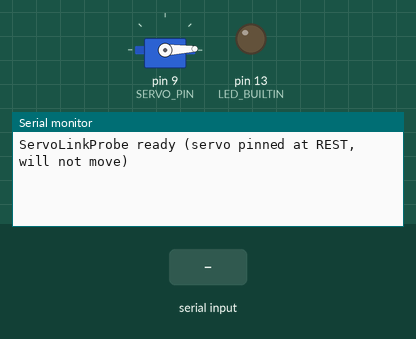
This sketch was run on a simulated Arduino Nano, built with avr-gcc and run on an emulated ATmega328P. On the bench: servo, output pins drawn as LEDs (lit = HIGH), the last lines printed to the serial monitor. The test bench sets the inputs (shaded band).

Above: at 1.2 s.
1.3 s: "e90\n" received over Serial
At 1.7 s:
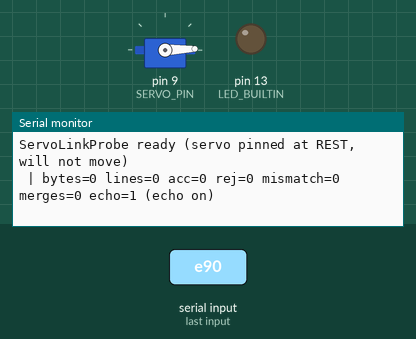
2.8 s: byte 113 ('q') received over Serial
At 4.0 s:
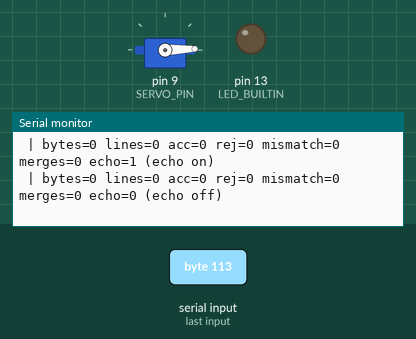
4.3 s: byte 114 ('r') received over Serial
At 5.2 s:
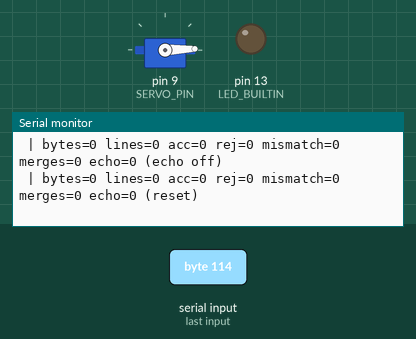
5.8 s: "90,45\n" received over the second serial link
At 6.3 s:
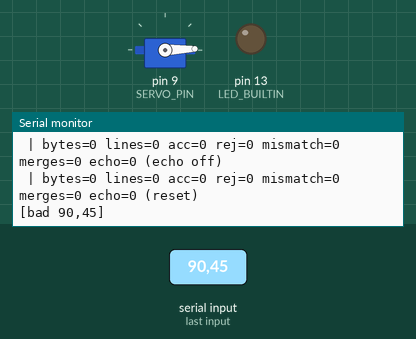
7.3 s: "0\n" received over the second serial link
At 8.5 s:
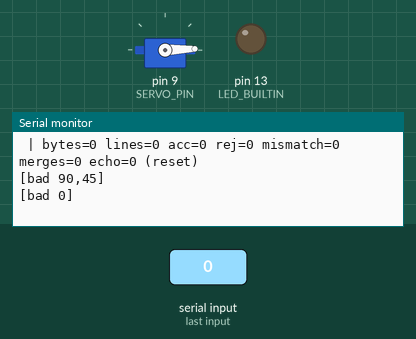
8.8 s: "e90\n" received over the second serial link
At 9.8 s:
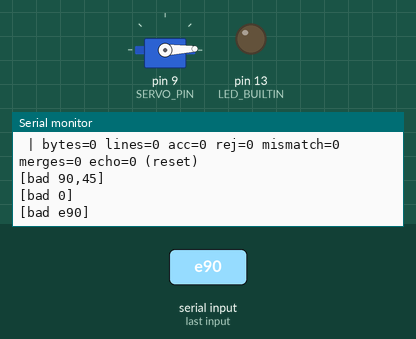

The sketch:

ServoLinkProbe.ino
```cpp
// ServoLinkProbe — instrumented stand-in for ServoNano.ino, used to measure the
// error rate of the bit-banged RP2040 D9 -> Nano D2 software UART.
//
// MOTION SAFETY: the servo is attached and pinned at REST for the whole run and
// is NEVER commanded anywhere else, whatever arrives on the link. Nothing moves.
//
// It parses lines with the EXACT logic of ServoNano.ino (String accumulate,
// trim(), toInt() truncated to int, 544..2400 range check) so any value this
// sketch reports as "accepted" is a value the real sketch would have written to
// the servo. It then compares against the expected cyclic pattern that
// ServoTxStress sends, and reports every deviation with the raw bytes.
//
// The byte echo (Serial.write(c) per received byte, as ServoNano.ino does) is a
// suspect in its own right: it makes the hardware UART's UDRE interrupt fire in
// phase with the incoming byte stream, right where SoftwareSerial re-arms its
// pin-change mask. Send 'e' / 'q' over USB serial to enable/disable the echo
// mid-run and compare error rates.

#include <Servo.h>
#include <SoftwareSerial.h>

#define SERVO_PIN 9
#define RX_PIN 2
#define TX_PIN 3

const int SERVO_US_PARK = 565;   // REST (2 deg). The only value ever written. Never changes.

Servo s;
SoftwareSerial link(RX_PIN, TX_PIN);

String inputLine;

// Expected pattern sent by ServoTxStress (one "flip" = 4 lines).
const int EXPECTED[4] = {1471, 544, 1018, 544};
uint8_t expIdx = 0;
bool synced = false;

unsigned long nBytes = 0, nLines = 0, nAccepted = 0, nRejected = 0;
unsigned long nMismatch = 0, nDropSuspect = 0;
bool echoBytes = true;

// Raw bytes of the current line, for anomaly reporting.
uint8_t raw[40];
uint8_t rawN = 0;

void printRaw() {
  Serial.print(" raw=[");
  for (uint8_t i = 0; i < rawN; i++) {
    if (raw[i] >= 32 && raw[i] < 127) Serial.write((char)raw[i]);
    else { Serial.print("<"); Serial.print(raw[i], HEX); Serial.print(">"); }
  }
  Serial.print("]");
}

void tally(const char* why) {
  Serial.print(" | bytes="); Serial.print(nBytes);
  Serial.print(" lines="); Serial.print(nLines);
  Serial.print(" acc="); Serial.print(nAccepted);
  Serial.print(" rej="); Serial.print(nRejected);
  Serial.print(" mismatch="); Serial.print(nMismatch);
  Serial.print(" merges="); Serial.print(nDropSuspect);
  Serial.print(" echo="); Serial.print(echoBytes ? 1 : 0);
  Serial.print(" ("); Serial.print(why); Serial.println(")");
}

// PRODUCTION_ECHO reproduces ServoNano.ino exactly: USB serial at 9600 with the
// per-byte echo on. That matters — at 9600 the echo of byte N is still being
// shifted out when byte N+1 arrives, so the UART's UDRE interrupt fires in phase
// with the incoming byte stream, right where SoftwareSerial re-arms its
// pin-change mask. At 115200 the echo finishes long before the next byte and
// that collision disappears. Build both ways and compare the error rates.
#define PRODUCTION_ECHO

#ifdef PRODUCTION_ECHO
const long REPORT_BAUD = 9600;
#else
const long REPORT_BAUD = 115200;
#endif

void setup() {
  Serial.begin(REPORT_BAUD);
  link.begin(9600);
  pinMode(LED_BUILTIN, OUTPUT);
  digitalWrite(LED_BUILTIN, LOW);
  s.attach(SERVO_PIN, 544, 2400);
  s.writeMicroseconds(SERVO_US_PARK);   // park, and never touch it again
  Serial.println("ServoLinkProbe ready (servo pinned at REST, will not move)");
}

void loop() {
  while (Serial.available()) {
    char k = Serial.read();
    if (k == 'e') { echoBytes = true;  tally("echo on"); }
    if (k == 'q') { echoBytes = false; tally("echo off"); }
    if (k == 'r') { nBytes = nLines = nAccepted = nRejected = 0;
                    nMismatch = nDropSuspect = 0; synced = false; tally("reset"); }
  }

  while (link.available()) {
    char c = (char)link.read();
    nBytes++;
    if (echoBytes) Serial.write(c);      // same load ServoNano.ino puts on the UART
    if (rawN < sizeof(raw)) raw[rawN++] = (uint8_t)c;

    if (c == '\n' || c == '\r') {
      nLines++;
      inputLine.trim();
      if (inputLine.length()) {
        int us = inputLine.toInt();      // long -> int truncation, exactly as ServoNano.ino
        bool accepted = (us >= 544 && us <= 2400);
        if (accepted) nAccepted++; else nRejected++;
#ifdef PRODUCTION_ECHO
        // ServoNano.ino's per-line acknowledgement, reproduced so the UART TX
        // load matches production byte for byte.
        if (accepted) { Serial.print("[ok "); Serial.print(us); Serial.println("]"); }
        else          { Serial.print("[bad "); Serial.print(inputLine); Serial.println("]"); }
#endif

        if (!synced) {
          // sync to the pattern on the first clean 1471
          if (accepted && us == EXPECTED[0]) { synced = true; expIdx = 1; }
        } else {
          int want = EXPECTED[expIdx];
          if (!(accepted && us == want)) {
            nMismatch++;
            // a "merge" is the dangerous case: a line long enough to be two
            // commands run together, that STILL passed the range check
            bool merged = (inputLine.length() >= 7);
            if (accepted && merged) nDropSuspect++;
            Serial.println();
            Serial.print("*** ANOMALY want="); Serial.print(want);
            Serial.print(" got=");
            if (accepted) Serial.print(us); else Serial.print("REJECTED");
            Serial.print(" len="); Serial.print(inputLine.length());
            if (accepted && merged) Serial.print("  <<< MERGE: SERVO WOULD MOVE HERE");
            printRaw();
            tally("anomaly");
            synced = false;               // re-sync on the next clean 1471
          }
          expIdx = (expIdx + 1) & 3;
        }
      }
      inputLine = "";
      rawN = 0;
      if ((nLines % 4000) == 0) tally("heartbeat");
    } else {
      inputLine += c;
    }
  }
}
```

Measured:
- after the input at 1.3 s, the serial monitor: prints a new line at once (image 1)
- after the input at 2.8 s, the serial monitor: prints a new line at once (image 2)
- after the input at 4.3 s, the serial monitor: prints a new line at once (image 3)
- after the input at 5.8 s, the serial monitor: prints a new line at once (image 4)
- after the input at 7.3 s, the serial monitor: prints a new line at once (image 5)
- after the input at 8.8 s, the serial monitor: prints a new line at once (image 6)
